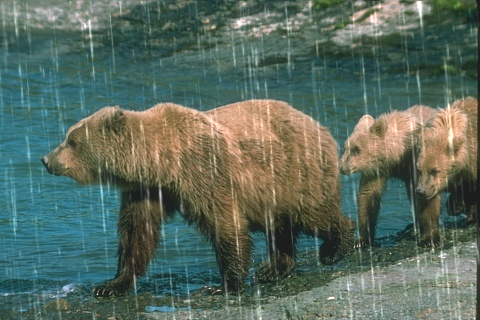
#> input picture dataset/Rain100L/input/1.png, 480 x 320 px, found by its file name; its folder holds only this picture in this run
$ python multiangle_ldgp.py
#> lines starting #> are read from the running program, lines starting #| are printed output that depends on the picture; after the words box and inside, x2 and y2 are one past the last pixel; in counts of white or black regions, pixels touching at a corner belong together
import os
import cv2
import numpy as np
import matplotlib.pyplot as plt
import math
import time
import argparse

parser = argparse.ArgumentParser()
parser.add_argument("--dataset", type=str, default="DDN_SIRR", help='Dataset')
parser.add_argument("--patch_size", type=int, default=80 , help='Patch Size')
parser.add_argument("--kernel_size", type=int, default=10, help='Kernel size')
opt = parser.parse_args()

def hog(img, show= True, save="", cell_size = (8, 8), num_cells_per_block = (4, 4)):
    gray_img = cv2.cvtColor(img, cv2.COLOR_BGR2GRAY)
    block_size = (num_cells_per_block[0] * cell_size[0],
              num_cells_per_block[1] * cell_size[1])
    x_cells = gray_img.shape[1] // cell_size[0]
    y_cells = gray_img.shape[0] // cell_size[1]
    h_stride = 1
    v_stride = 1
    block_stride = (cell_size[0] * h_stride, cell_size[1] * v_stride)
    num_bins = 36
    win_size = (x_cells * cell_size[0] , y_cells * cell_size[1])
    hog = cv2.HOGDescriptor(win_size, block_size, block_stride, cell_size, num_bins)
    hog_descriptor = hog.compute(gray_img)

    tot_bx = np.uint32(((x_cells - num_cells_per_block[0]) / h_stride) + 1)
    tot_by = np.uint32(((y_cells - num_cells_per_block[1]) / v_stride) + 1)

    tot_els = (tot_bx) * (tot_by) * num_cells_per_block[0] * num_cells_per_block[1] * num_bins

    plt.rcParams['figure.figsize'] = [9.8, 9]

    hog_descriptor_reshaped = hog_descriptor.reshape(tot_bx,
                                                    tot_by,
                                                    num_cells_per_block[0],
                                                    num_cells_per_block[1],
                                                    num_bins).transpose((1, 0, 2, 3, 4))

    ave_grad = np.zeros((y_cells, x_cells, num_bins))
    hist_counter = np.zeros((y_cells, x_cells, 1))

    for i in range (num_cells_per_block[0]):
        for j in range(num_cells_per_block[1]):
            ave_grad[i:tot_by + i, j:tot_bx + j] += hog_descriptor_reshaped[:, :, i, j, :]

            hist_counter[i:tot_by + i, j:tot_bx + j] += 1

    ave_grad /= hist_counter
    sumofdegree = [0 for _ in range(num_bins)]

    for i in range(num_bins):
        for j in range(ave_grad.shape[0]):
            for k in range(ave_grad.shape[1]):
                sumofdegree[i]+=ave_grad[j][k][i]


    x = [(180/num_bins)*(i) for i in range(num_bins)]

    plt.bar(x,
        sumofdegree,
        width=180/num_bins,
        bottom=None,
        align='center',
        color=['lightsteelblue',
            'cornflowerblue',
            'royalblue',
            'midnightblue',
            'navy',
            'darkblue',
            'mediumblue'])
    plt.xticks(rotation='vertical')
    if save:
        plt.savefig(save)
    if show:
        plt.show()

    plt.cla()
    return sumofdegree.index(max(sumofdegree))

def most_frequent(List):
    return max(set(List), key = List.count)#把出現次數最多的取出

def rotate(img, theta):
    rows, cols = img.shape[0], img.shape[1]
    image_center = (cols/2, rows/2)

    M = cv2.getRotationMatrix2D(image_center,theta,1)

    abs_cos = abs(M[0,0])
    abs_sin = abs(M[0,1])

    bound_w = int(rows * abs_sin + cols * abs_cos)
    bound_h = int(rows * abs_cos + cols * abs_sin)

    M[0, 2] += bound_w/2 - image_center[0]
    M[1, 2] += bound_h/2 - image_center[1]
    rotated = cv2.warpAffine(img,M,(bound_w,bound_h),borderValue=(255,255,255))
    #把img 依照M的方式去旋轉並放到bound_w x bound_h的圖片，boderValue則是沒有值得地方要是什麼值，
    #應該是旋轉後會有一些被切掉，因此要用比較大的框架裝
    return rotated
def get_rain(degree):
        original_degree = degree
        if degree==90 or degree==85:
            degree=0
        elif degree>90:
            degree-=180

        tmp = degree

        if (tmp<0):
            tmp = -tmp

        c_W =  H*math.cos(math.radians(tmp))*math.sin(math.radians(tmp))
        c_H =   W*math.sin(math.radians(tmp))*math.cos(math.radians(tmp))

        c_W = math.floor(c_W)
        c_H = math.floor(c_H)
        final = rotate(image, degree)

        kernel = np.array([[-1, 2, -1]])


        final = cv2.cvtColor(final,cv2.COLOR_BGR2GRAY)
        #for x1 in range(H):
         #   for x2 in range(W):
          #      if(final[x1][x2]>150):final[x1][x2]=255;
           #     else:final[x1][x2]=0;
        bw = cv2.adaptiveThreshold(final, 255, cv2.ADAPTIVE_THRESH_MEAN_C, cv2.THRESH_BINARY, 5, 0)
        #final:輸入的影像
        #255:把值限制在0~255
        #cv2.ADAPTIVE_THRESH_MEAN_C:用平均的方式來決定閾值。
        #cv2.THRESH_BINARY:超過閾值就設成1
        #5:以中心周圍5x5作為比較大小
        #0:用來微調，算出的平均減去這個值
        dst_bw = rotate(bw, -degree)
        dst_bw = dst_bw[c_H:c_H+H,c_W:c_W+W]

        ###### here ######
        #cv2.imwrite(before_save_path+name, dst_bw)

        vertical = np.copy(bw)
        rows = vertical.shape[0]

        #cv2.imshow('i_1',vertical)

        verticalsize = opt.kernel_size
        verticalStructure = cv2.getStructuringElement(cv2.MORPH_RECT, (1, verticalsize))
        vertical = cv2.erode(vertical, verticalStructure)
        #cv2.imshow('i_2',vertical)
        vertical = cv2.dilate(vertical, verticalStructure)
        #cv2.imshow('i_3',vertical)
        #cv2.waitKey(0)

        dst = rotate(vertical, -degree)
        dst = dst[c_H:c_H+H,c_W:c_W+W]
        ###### here ######
        #cv2.imwrite(save_path+name, dst)
        return dst_bw,dst

if __name__ == '__main__':
    dataset = opt.dataset
    input_path = './dataset/'+dataset+'/input/'
    save_path = './dataset/'+dataset+'/ldgp_mul/'
    before_save_path = './dataset/'+dataset+'/bf_mul/'

    try:
        os.makedirs(save_path)
    except:
        pass

    try:
        os.makedirs(before_save_path)
    except:
        pass

    total_time = 0
    folder = os.listdir(input_path)

    for name in folder:
        start = time.process_time()
        image = cv2.imread(input_path+name)
#> image is the input picture: shape (320, 480, 3); mean B, G, R 94.5, 107, 89.6

        H = image.shape[0]
#> H = 320
        W = image.shape[1]
#> W = 480

        patch_size = opt.patch_size
        H_PatchNum = int(H/patch_size)
#> H_PatchNum = 4
        W_PatchNum = int(W/patch_size)
#> W_PatchNum = 6

        degrees = []
        iiidx = 0
        for x in range(W_PatchNum):
            for y in range(H_PatchNum):
                image_patch = image[patch_size*y:patch_size*(y+1),patch_size*x:patch_size*(x+1)]
                tmp_degree = 5*hog(image_patch, show=False, save='')
                iiidx+=1
                degrees.append(tmp_degree)
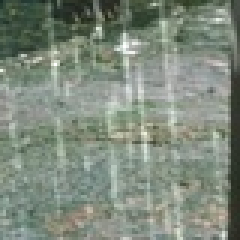
#> image_patch: shape (80, 80, 3) (shown 3 times larger); mean B, G, R 124.9, 138.1, 127.2
#> after the loop, degrees = [0, 175, 90, 80, 175, 165, 175, 85, 80, 130, 135, 90, 75, 130, 140, 85, 85, 0, 175, 175, 175, 175, 170, 175]; iiidx = 24
        deg_list=[]
#> deg_list = []
        tb={};
        for i in range(len(degrees)):
            tb[degrees[i]]=tb.get(degrees[i], 0) + 1;
#> this loop made 24 passes
#> after the loop, tb = 11 items

        for i in  range(3):
            max_cluster = max(tb, key=tb.get);
            #print(max_cluster);
            #print(tb[max_cluster]);
            tb[max_cluster]=0;
            #print("-----")
            deg_list.append(max_cluster);
#> this loop made 3 passes
#> max_cluster on passes 1 to 3: 175, 85, 0
#> after the loop, deg_list = [175, 85, 0]

        #degree = most_frequent(degrees)
        for i in range(3):
            tmp=str(i);
            edge,r=get_rain(deg_list[i]);
            name_i=name[:-4]+"_"+tmp+".png"
            hi=before_save_path+name_i
            #print(hi)
            #print("------")

            cv2.imwrite(before_save_path+name_i, edge);
            cv2.imwrite(save_path+name_i, r)
#> this loop made 3 passes
#> pass 1, in rotate, `rotated = cv2.warpAffine(img,M,(bound_w,bound_h),borderValue=(255,255,..`:
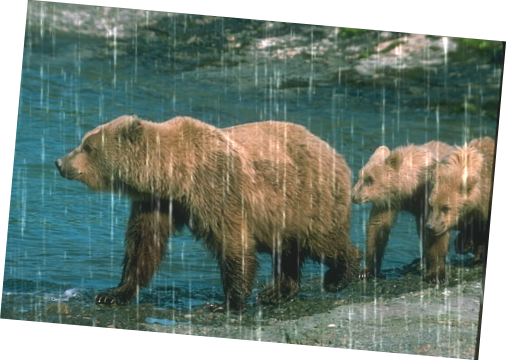
#> rotated: shape (360, 506, 3); mean B, G, R 119.7, 130.2, 115.6
#> pass 1, in get_rain, `final = cv2.cvtColor(final,cv2.COLOR_BGR2GRAY)`:
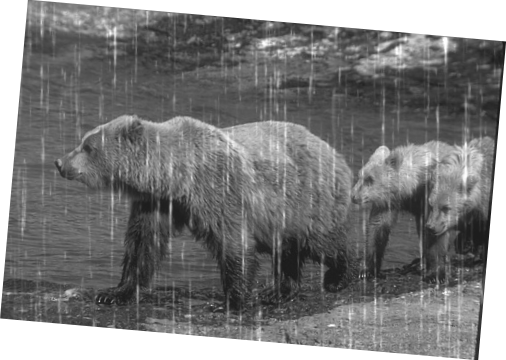
#> final: shape (360, 506); min 24, max 255, mean 124.6
#> pass 1, in get_rain, `bw = cv2.adaptiveThreshold(final, 255, cv2.ADAPTIVE_THRESH_MEAN_C, cv2..`:
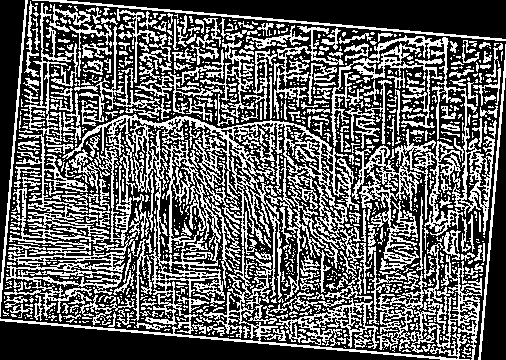
#> bw: shape (360, 506); 38.3% white in thin lines or dots
#> pass 1, in rotate (call 2), `rotated = cv2.warpAffine(img,M,(bound_w,bound_h),borderValue=(255,255,..`:
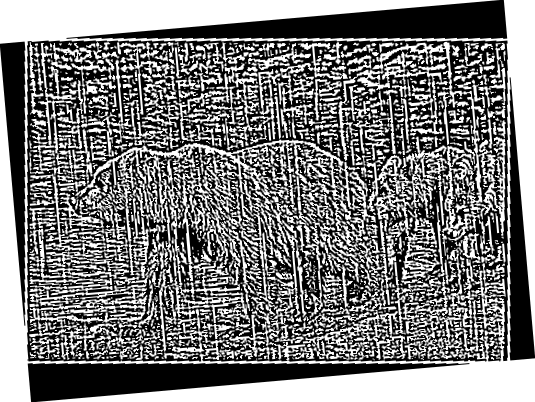
#> rotated: shape (402, 535); min 0, max 255, mean 121.8
        name_1=save_path+name[:-4]+"_"+"0"+".png"
        name_2=save_path+name[:-4]+"_"+"1"+".png"
        name_3=save_path+name[:-4]+"_"+"2"+".png"

        img_1 = cv2.imread(name_1)
#> img_1: shape (320, 480, 3); min 0, max 255, mean 22
        img_2 = cv2.imread(name_2)
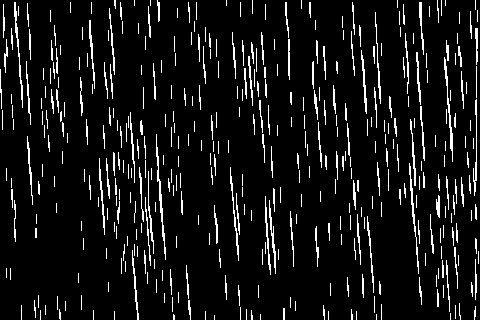
#> img_2: shape (320, 480, 3); 8% white in thin lines or dots
        img_3 = cv2.imread(name_3)
        ans=img_1+img_2+img_3
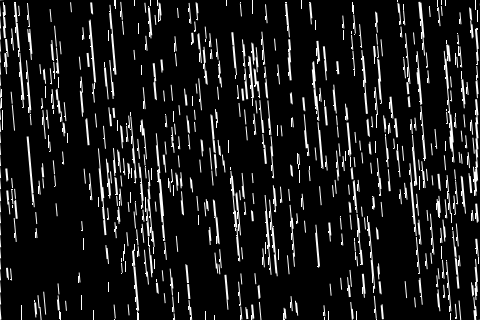
#> ans: shape (320, 480, 3); min 0, max 255, mean 25.7
        name_ans=save_path+name[:-4]+".png"
        print(name_ans)
        cv2.imwrite(name_ans, ans)


        stop = time.process_time()
        duration = stop - start
        print("LDGP: ", name, '/Time: ',duration )
        total_time += duration

    print("LDGP Average Time: ", total_time/len(folder))

$ run again, on dataset/Rain100L/input/12.png
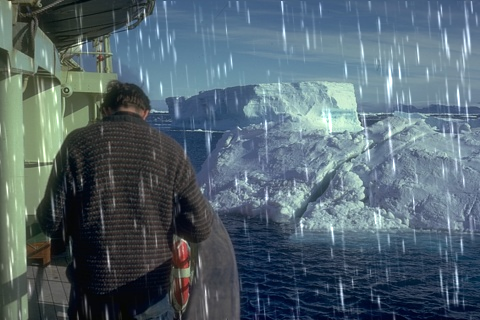
#> input picture dataset/Rain100L/input/12.png, 480 x 320 px, found by its file name
#> image is the input picture: shape (320, 480, 3); mean B, G, R 111, 100.9, 83.4
#> after the loop `for x in range(W_PatchNum):`:
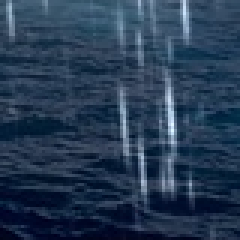
#> image_patch: shape (80, 80, 3) (shown 3 times larger); mean B, G, R 82.8, 58.5, 38
#> after the loop `for x in range(W_PatchNum):`: degrees = [175, 175, 175, 175, 175, 100, 90, 85, 175, 175, 170, 170, 90, 0, 0, 100, 175, 170, 155, 90, 175, 175, 170, 170]; iiidx = 24
#> the loop `for i in range(len(degrees)):` made 24 passes
#> after the loop `for i in range(len(degrees)):`: tb = {175: 10, 100: 2, 90: 3, 85: 1, 170: 5, 0: 2, 155: 1}
#> the loop `for i in  range(3):` made 3 passes
#> max_cluster on passes 1 to 3: 175, 170, 90
#> after the loop `for i in  range(3):`: deg_list = [175, 170, 90]; tb = {175: 0, 100: 2, 90: 0, 85: 1, 170: 0, 0: 2, 155: 1}
#> img_3: shape (320, 480, 3); 9.4% white in thin lines or dots
#> `ans=img_1+img_2+img_3`:
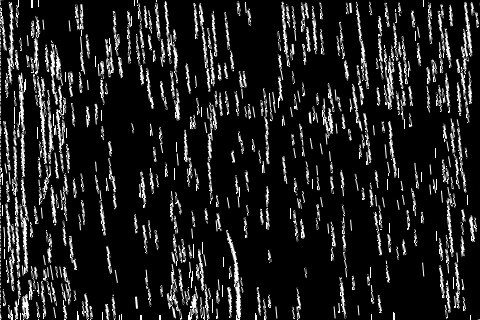
#> ans: shape (320, 480, 3); min 0, max 255, mean 30.4

$ run again, on dataset/Rain100L/input/13.png
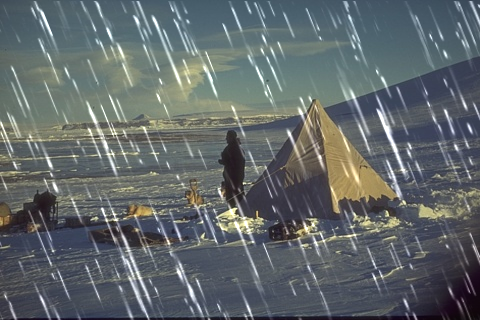
#> input picture dataset/Rain100L/input/13.png, 480 x 320 px, found by its file name
#> image is the input picture: shape (320, 480, 3); mean B, G, R 106, 104, 97.1
#> after the loop `for x in range(W_PatchNum):`:
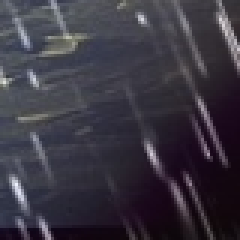
#> image_patch: shape (80, 80, 3) (shown 3 times larger); mean B, G, R 65.2, 54.4, 58.2
#> after the loop `for x in range(W_PatchNum):`: degrees = [155, 150, 85, 155, 150, 155, 80, 150, 150, 85, 80, 150, 155, 155, 150, 150, 150, 150, 150, 70, 155, 155, 90, 155]; iiidx = 24
#> the loop `for i in range(len(degrees)):` made 24 passes
#> after the loop `for i in range(len(degrees)):`: tb = {155: 8, 150: 10, 85: 2, 80: 2, 70: 1, 90: 1}
#> the loop `for i in  range(3):` made 3 passes
#> max_cluster on passes 1 to 3: 150, 155, 85
#> after the loop `for i in  range(3):`: deg_list = [150, 155, 85]; tb = {155: 0, 150: 0, 85: 0, 80: 2, 70: 1, 90: 1}
#> img_3: shape (320, 480, 3); 0.82% white in thin lines or dots, all inside (x1, y1, x2, y2) = (34, 3, 466, 320)
#> `ans=img_1+img_2+img_3`:
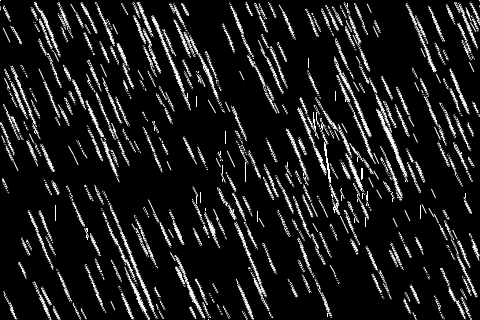
#> ans: shape (320, 480, 3); min 0, max 255, mean 27.2

$ run again, on dataset/Rain100L/input/14.png
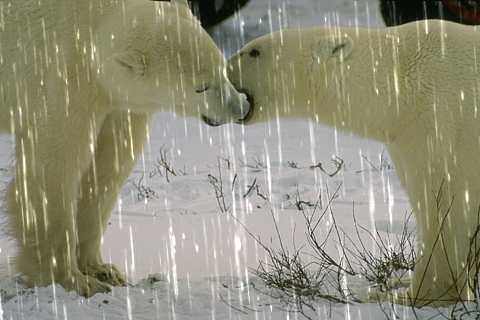
#> input picture dataset/Rain100L/input/14.png, 480 x 320 px, found by its file name
#> image is the input picture: shape (320, 480, 3); mean B, G, R 121.6, 143, 144
#> after the loop `for x in range(W_PatchNum):`: degrees = [175, 175, 175, 170, 175, 175, 175, 170, 165, 170, 175, 175, 170, 175, 175, 125, 175, 175, 175, 130, 170, 165, 175, 35]; iiidx = 24
#> the loop `for i in range(len(degrees)):` made 24 passes
#> after the loop `for i in range(len(degrees)):`: tb = {175: 14, 170: 5, 165: 2, 125: 1, 130: 1, 35: 1}
#> the loop `for i in  range(3):` made 3 passes
#> max_cluster on passes 1 to 3: 175, 170, 165
#> after the loop `for i in  range(3):`: deg_list = [175, 170, 165]; tb = {175: 0, 170: 0, 165: 0, 125: 1, 130: 1, 35: 1}
#> `ans=img_1+img_2+img_3`:
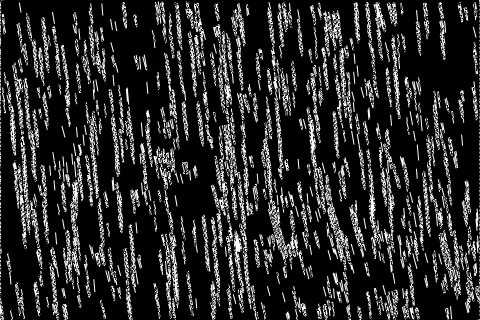
#> ans: shape (320, 480, 3); min 0, max 255, mean 40.9
